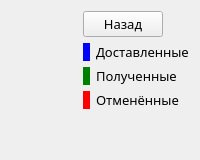
      <widget class="QWidget" name="adminPage">
       <layout class="QHBoxLayout" name="horizontalLayout_11">
        <item>
         <widget class="QCustomPlot" name="widget" native="true">
          <property name="sizePolicy">
           <sizepolicy hsizetype="Expanding" vsizetype="Preferred">
            <horstretch>0</horstretch>
            <verstretch>0</verstretch>
           </sizepolicy>
          </property>
         </widget>
        </item>
        <item>
         <layout class="QVBoxLayout" name="verticalLayout_14">
          <item>
           <widget class="QPushButton" name="backToStaffButton">
            <property name="sizePolicy">
             <sizepolicy hsizetype="Maximum" vsizetype="Fixed">
              <horstretch>0</horstretch>
              <verstretch>0</verstretch>
             </sizepolicy>
            </property>
            <property name="font">
             <font>
              <family>Roboto Mono</family>
              <pointsize>10</pointsize>
             </font>
            </property>
            <property name="text">
             <string>Назад</string>
            </property>
           </widget>
          </item>
          <item>
           <layout class="QGridLayout" name="gridLayout_2">
            <item row="0" column="0">
             <widget class="QLabel" name="label_3">
              <property name="styleSheet">
               <string notr="true">background-color: blue;</string>
              </property>
              <property name="text">
               <string/>
              </property>
             </widget>
            </item>
            <item row="0" column="1">
             <widget class="QLabel" name="label_8">
              <property name="font">
               <font>
                <family>Roboto Mono</family>
                <pointsize>10</pointsize>
               </font>
              </property>
              <property name="text">
               <string>Доставленные</string>
              </property>
             </widget>
            </item>
            <item row="1" column="0">
             <widget class="QLabel" name="label_4">
              <property name="styleSheet">
               <string notr="true">background-color: green;</string>
              </property>
              <property name="text">
               <string/>
              </property>
             </widget>
            </item>
            <item row="1" column="1">
             <widget class="QLabel" name="label_6">
              <property name="font">
               <font>
                <family>Roboto Mono</family>
                <pointsize>10</pointsize>
               </font>
              </property>
              <property name="text">
               <string>Полученные</string>
              </property>
             </widget>
            </item>
            <item row="2" column="0">
             <widget class="QLabel" name="label_5">
              <property name="styleSheet">
               <string notr="true">background-color: red;</string>
              </property>
              <property name="text">
               <string/>
              </property>
             </widget>
            </item>
            <item row="2" column="1">
             <widget class="QLabel" name="label_7">
              <property name="font">
               <font>
                <family>Roboto Mono</family>
                <pointsize>10</pointsize>
               </font>
              </property>
              <property name="text">
               <string>Отменённые</string>
              </property>
             </widget>
            </item>
           </layout>
          </item>
          <item>
           <spacer name="verticalSpacer_8">
            <property name="orientation">
             <enum>Qt::Vertical</enum>
            </property>
            <property name="sizeType">
             <enum>QSizePolicy::Expanding</enum>
            </property>
            <property name="sizeHint" stdset="0">
             <size>
              <width>20</width>
              <height>40</height>
             </size>
            </property>
           </spacer>
          </item>
         </layout>
        </item>
       </layout>
      </widget>
